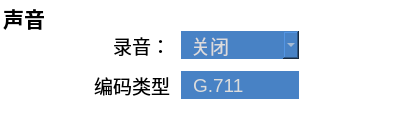
     <widget class="QGroupBox" name="audiorecordgroupBox">
      <property name="geometry">
       <rect>
        <x>580</x>
        <y>220</y>
        <width>400</width>
        <height>121</height>
       </rect>
      </property>
      <property name="font">
       <font>
        <family>Tahoma</family>
        <pointsize>16</pointsize>
        <weight>75</weight>
        <bold>true</bold>
       </font>
      </property>
      <property name="styleSheet">
       <string notr="true">background: transparent;
border: 1 solid rgb(255,255,255);</string>
      </property>
      <property name="title">
       <string>声音</string>
      </property>
      <widget class="QLabel" name="recordaudioenablelabel">
       <property name="geometry">
        <rect>
         <x>30</x>
         <y>30</y>
         <width>140</width>
         <height>30</height>
        </rect>
       </property>
       <property name="font">
        <font>
         <family>Tahoma</family>
         <pointsize>14</pointsize>
         <weight>50</weight>
         <bold>false</bold>
        </font>
       </property>
       <property name="styleSheet">
        <string notr="true">background: transparent;
border: 0;</string>
       </property>
       <property name="text">
        <string>录音：</string>
       </property>
       <property name="alignment">
        <set>Qt::AlignRight|Qt::AlignTrailing|Qt::AlignVCenter</set>
       </property>
      </widget>
      <widget class="QLabel" name="recordaudiocodectypelabel">
       <property name="geometry">
        <rect>
         <x>30</x>
         <y>70</y>
         <width>140</width>
         <height>30</height>
        </rect>
       </property>
       <property name="font">
        <font>
         <family>Tahoma</family>
         <pointsize>14</pointsize>
        </font>
       </property>
       <property name="styleSheet">
        <string notr="true">background: transparent;
border: 0;</string>
       </property>
       <property name="text">
        <string>编码类型</string>
       </property>
       <property name="alignment">
        <set>Qt::AlignRight|Qt::AlignTrailing|Qt::AlignVCenter</set>
       </property>
      </widget>
      <widget class="QComboBox" name="recordaudioenable">
       <property name="enabled">
        <bool>true</bool>
       </property>
       <property name="geometry">
        <rect>
         <x>180</x>
         <y>30</y>
         <width>120</width>
         <height>30</height>
        </rect>
       </property>
       <property name="font">
        <font>
         <family>Tahoma</family>
         <pointsize>14</pointsize>
        </font>
       </property>
       <property name="cursor">
        <cursorShape>PointingHandCursor</cursorShape>
       </property>
       <property name="contextMenuPolicy">
        <enum>Qt::NoContextMenu</enum>
       </property>
       <property name="styleSheet">
        <string notr="true">background: rgb(72, 130, 197);
color: rgb(220, 220, 220);
padding-left: 10; padding-right:10;</string>
       </property>
       <property name="insertPolicy">
        <enum>QComboBox::NoInsert</enum>
       </property>
       <item>
        <property name="text">
         <string>关闭</string>
        </property>
       </item>
       <item>
        <property name="text">
         <string>打开</string>
        </property>
       </item>
      </widget>
      <widget class="QLineEdit" name="recordaudiocodectypeEdit">
       <property name="enabled">
        <bool>false</bool>
       </property>
       <property name="geometry">
        <rect>
         <x>180</x>
         <y>70</y>
         <width>120</width>
         <height>30</height>
        </rect>
       </property>
       <property name="font">
        <font>
         <family>Tahoma</family>
         <pointsize>14</pointsize>
        </font>
       </property>
       <property name="contextMenuPolicy">
        <enum>Qt::NoContextMenu</enum>
       </property>
       <property name="styleSheet">
        <string notr="true">background: rgb(72, 130, 197);
color: rgb(220, 220, 220);
padding-left: 10; padding-right:10;</string>
       </property>
       <property name="text">
        <string>G.711</string>
       </property>
       <property name="maxLength">
        <number>14</number>
       </property>
       <property name="echoMode">
        <enum>QLineEdit::Normal</enum>
       </property>
      </widget>
     </widget>
